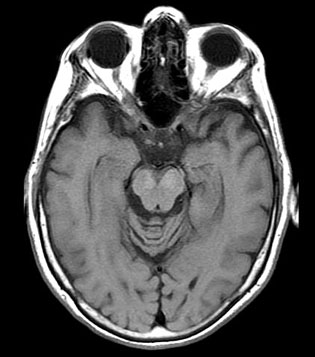
%> input picture src/database/BrainMRI_Axial.jpg, 315 x 357 px
$ octave morphExp.m   (GNU Octave 9; MATLAB toolbox functions it lacks are replaced by stand-ins)
%> lines starting %> are read from the running program, lines starting %| are printed output that depends on the picture; in (x1, y1, x2, y2) boxes, pixels count from 0 and x2, y2 are one past the last pixel; in counts of white or black regions, pixels touching at a corner belong together; the program's own positions count from 1
clear all, close all

%--------------- Primeiro Exemplo, Deteccao da Encephalic Mass----------%

img=imread('database/BrainMRI_Axial.jpg');
%> img is the input picture: size 357x315x3 uint8; min 0, max 255, mean 76.4
imshow(img); title('Original');
imgg=rgb2gray(img);
%figure, imhist(imgg);

BW= imgg>60;
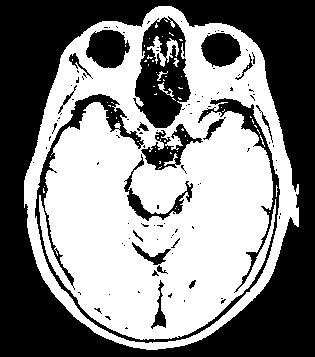
%> BW: size 357x315 logical; 51.6% white; 109 black regions (89 under 20 px), largest, box (x1, y1, x2, y2) and area: (0, 0, 315, 357) 40641, (35, 94, 280, 343) 4529, (133, 16, 191, 128) 3787
figure,
subplot(2,3,1);
imshow(BW); title('Original BW');
se=strel('disk',3); %Variar esta contante
% se=strel('line',3,45); %Variar esta contante
% se=strel('square',3); %Variar esta contante
% se=strel('ball',3); %Variar esta contante

BW1=imerode(BW,se);
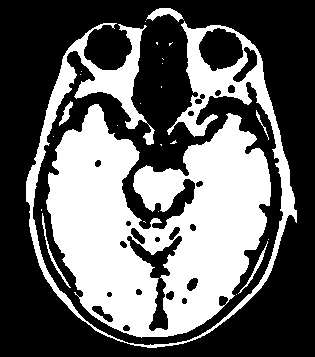
%> BW1: size 357x315 logical; 39.1% white; 25 white regions (18 under 20 px), largest, box (x1, y1, x2, y2) and area: (46, 104, 271, 338) 32020, (26, 21, 297, 348) 11095, (146, 8, 184, 22) 248
subplot(2,3,2); imshow(BW1); title('Erosao');

BW2=imerode(BW,se);
subplot(2,3,3); imshow(BW2); title('Dilatacao');

BW3=imerode(BW,se);
subplot(2,3,4); imshow(BW3); title('Abertura');

% Nao sei se valero a pena
% BW4 = imclose(BW, se);
% figure, imshow(BW4), title('Fecho');
